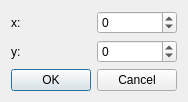
<?xml version="1.0" encoding="UTF-8"?>
<ui version="4.0">
 <class>PointDialog</class>
 <widget class="QDialog" name="PointDialog">
  <property name="geometry">
   <rect>
    <x>0</x>
    <y>0</y>
    <width>174</width>
    <height>97</height>
   </rect>
  </property>
  <property name="windowTitle">
   <string>Point editor</string>
  </property>
  <layout class="QVBoxLayout" name="verticalLayout">
   <item>
    <layout class="QHBoxLayout" name="horizontalLayout">
     <item>
      <widget class="QLabel" name="labelX">
       <property name="text">
        <string>x:</string>
       </property>
      </widget>
     </item>
     <item>
      <widget class="QSpinBox" name="spinBoxX">
       <property name="minimum">
        <number>-999999</number>
       </property>
       <property name="maximum">
        <number>999999</number>
       </property>
      </widget>
     </item>
    </layout>
   </item>
   <item>
    <layout class="QHBoxLayout" name="horizontalLayout_2">
     <item>
      <widget class="QLabel" name="labelY">
       <property name="text">
        <string>y:</string>
       </property>
      </widget>
     </item>
     <item>
      <widget class="QSpinBox" name="spinBoxY">
       <property name="minimum">
        <number>-999999</number>
       </property>
       <property name="maximum">
        <number>999999</number>
       </property>
      </widget>
     </item>
    </layout>
   </item>
   <item>
    <widget class="QDialogButtonBox" name="buttonBox">
     <property name="orientation">
      <enum>Qt::Horizontal</enum>
     </property>
     <property name="standardButtons">
      <set>QDialogButtonBox::Cancel|QDialogButtonBox::Ok</set>
     </property>
    </widget>
   </item>
  </layout>
 </widget>
 <resources/>
 <connections>
  <connection>
   <sender>buttonBox</sender>
   <signal>accepted()</signal>
   <receiver>PointDialog</receiver>
   <slot>accept()</slot>
   <hints>
    <hint type="sourcelabel">
     <x>248</x>
     <y>254</y>
    </hint>
    <hint type="destinationlabel">
     <x>157</x>
     <y>274</y>
    </hint>
   </hints>
  </connection>
  <connection>
   <sender>buttonBox</sender>
   <signal>rejected()</signal>
   <receiver>PointDialog</receiver>
   <slot>reject()</slot>
   <hints>
    <hint type="sourcelabel">
     <x>316</x>
     <y>260</y>
    </hint>
    <hint type="destinationlabel">
     <x>286</x>
     <y>274</y>
    </hint>
   </hints>
  </connection>
 </connections>
</ui>
